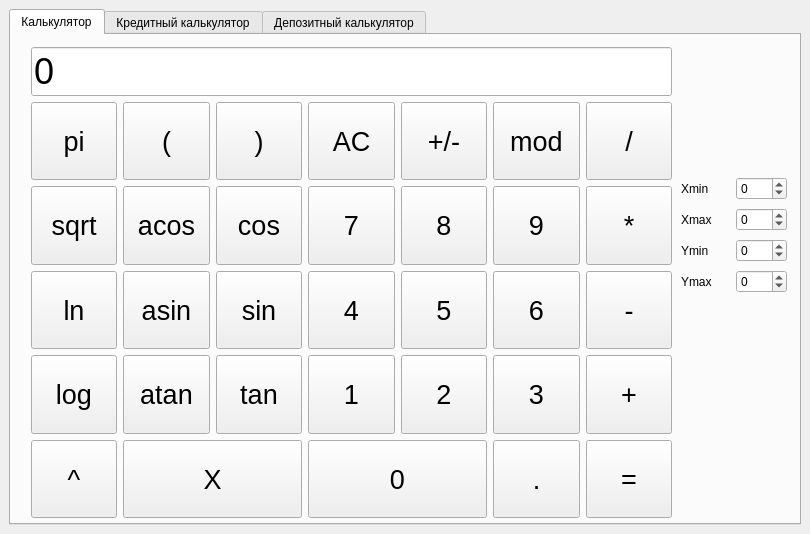
<?xml version="1.0" encoding="UTF-8"?>
<ui version="4.0">
 <class>Calculator</class>
 <widget class="QMainWindow" name="Calculator">
  <property name="geometry">
   <rect>
    <x>0</x>
    <y>0</y>
    <width>810</width>
    <height>534</height>
   </rect>
  </property>
  <property name="sizePolicy">
   <sizepolicy hsizetype="Maximum" vsizetype="Maximum">
    <horstretch>0</horstretch>
    <verstretch>0</verstretch>
   </sizepolicy>
  </property>
  <property name="windowTitle">
   <string>Calculator</string>
  </property>
  <widget class="QWidget" name="centralwidget">
   <layout class="QVBoxLayout" name="verticalLayout_8">
    <item>
     <widget class="QTabWidget" name="tabWidget">
      <property name="currentIndex">
       <number>0</number>
      </property>
      <widget class="QWidget" name="tab">
       <attribute name="title">
        <string>Калькулятор</string>
       </attribute>
       <widget class="QWidget" name="">
        <property name="geometry">
         <rect>
          <x>20</x>
          <y>12</y>
          <width>641</width>
          <height>471</height>
         </rect>
        </property>
        <layout class="QVBoxLayout" name="verticalLayout_7">
         <item>
          <widget class="QLineEdit" name="text_expression">
           <property name="font">
            <font>
             <pointsize>27</pointsize>
            </font>
           </property>
           <property name="styleSheet">
            <string notr="true">text-align:right;</string>
           </property>
           <property name="text">
            <string>0</string>
           </property>
          </widget>
         </item>
         <item>
          <layout class="QGridLayout" name="gridLayout_2">
           <item row="0" column="0">
            <widget class="QPushButton" name="btnPi">
             <property name="sizePolicy">
              <sizepolicy hsizetype="Minimum" vsizetype="Minimum">
               <horstretch>0</horstretch>
               <verstretch>0</verstretch>
              </sizepolicy>
             </property>
             <property name="font">
              <font>
               <pointsize>20</pointsize>
              </font>
             </property>
             <property name="styleSheet">
              <string notr="true"/>
             </property>
             <property name="text">
              <string>pi</string>
             </property>
            </widget>
           </item>
           <item row="0" column="1">
            <widget class="QPushButton" name="btnLeftParenthesis">
             <property name="sizePolicy">
              <sizepolicy hsizetype="Minimum" vsizetype="Minimum">
               <horstretch>0</horstretch>
               <verstretch>0</verstretch>
              </sizepolicy>
             </property>
             <property name="font">
              <font>
               <pointsize>20</pointsize>
              </font>
             </property>
             <property name="styleSheet">
              <string notr="true"/>
             </property>
             <property name="text">
              <string>(</string>
             </property>
            </widget>
           </item>
           <item row="0" column="2">
            <widget class="QPushButton" name="btnRightParenthesis">
             <property name="sizePolicy">
              <sizepolicy hsizetype="Minimum" vsizetype="Minimum">
               <horstretch>0</horstretch>
               <verstretch>0</verstretch>
              </sizepolicy>
             </property>
             <property name="font">
              <font>
               <pointsize>20</pointsize>
              </font>
             </property>
             <property name="styleSheet">
              <string notr="true"/>
             </property>
             <property name="text">
              <string>)</string>
             </property>
            </widget>
           </item>
           <item row="0" column="3">
            <widget class="QPushButton" name="btnDelete">
             <property name="sizePolicy">
              <sizepolicy hsizetype="Minimum" vsizetype="Minimum">
               <horstretch>0</horstretch>
               <verstretch>0</verstretch>
              </sizepolicy>
             </property>
             <property name="font">
              <font>
               <pointsize>20</pointsize>
              </font>
             </property>
             <property name="styleSheet">
              <string notr="true"/>
             </property>
             <property name="text">
              <string>AC</string>
             </property>
            </widget>
           </item>
           <item row="0" column="4">
            <widget class="QPushButton" name="btnSign">
             <property name="sizePolicy">
              <sizepolicy hsizetype="Minimum" vsizetype="Minimum">
               <horstretch>0</horstretch>
               <verstretch>0</verstretch>
              </sizepolicy>
             </property>
             <property name="font">
              <font>
               <pointsize>20</pointsize>
              </font>
             </property>
             <property name="styleSheet">
              <string notr="true"/>
             </property>
             <property name="text">
              <string>+/-</string>
             </property>
            </widget>
           </item>
           <item row="0" column="5">
            <widget class="QPushButton" name="btnMod">
             <property name="sizePolicy">
              <sizepolicy hsizetype="Minimum" vsizetype="Minimum">
               <horstretch>0</horstretch>
               <verstretch>0</verstretch>
              </sizepolicy>
             </property>
             <property name="font">
              <font>
               <pointsize>20</pointsize>
              </font>
             </property>
             <property name="styleSheet">
              <string notr="true"/>
             </property>
             <property name="text">
              <string>mod</string>
             </property>
            </widget>
           </item>
           <item row="0" column="6">
            <widget class="QPushButton" name="btnDiv">
             <property name="sizePolicy">
              <sizepolicy hsizetype="Minimum" vsizetype="Minimum">
               <horstretch>0</horstretch>
               <verstretch>0</verstretch>
              </sizepolicy>
             </property>
             <property name="font">
              <font>
               <pointsize>20</pointsize>
              </font>
             </property>
             <property name="styleSheet">
              <string notr="true"/>
             </property>
             <property name="text">
              <string>/</string>
             </property>
            </widget>
           </item>
           <item row="1" column="0">
            <widget class="QPushButton" name="btnSqrt">
             <property name="sizePolicy">
              <sizepolicy hsizetype="Minimum" vsizetype="Minimum">
               <horstretch>0</horstretch>
               <verstretch>0</verstretch>
              </sizepolicy>
             </property>
             <property name="font">
              <font>
               <pointsize>20</pointsize>
              </font>
             </property>
             <property name="styleSheet">
              <string notr="true"/>
             </property>
             <property name="text">
              <string>sqrt</string>
             </property>
            </widget>
           </item>
           <item row="1" column="1">
            <widget class="QPushButton" name="btnAcos">
             <property name="sizePolicy">
              <sizepolicy hsizetype="Minimum" vsizetype="Minimum">
               <horstretch>0</horstretch>
               <verstretch>0</verstretch>
              </sizepolicy>
             </property>
             <property name="font">
              <font>
               <pointsize>20</pointsize>
              </font>
             </property>
             <property name="styleSheet">
              <string notr="true"/>
             </property>
             <property name="text">
              <string>acos</string>
             </property>
            </widget>
           </item>
           <item row="1" column="2">
            <widget class="QPushButton" name="btnCos">
             <property name="sizePolicy">
              <sizepolicy hsizetype="Minimum" vsizetype="Minimum">
               <horstretch>0</horstretch>
               <verstretch>0</verstretch>
              </sizepolicy>
             </property>
             <property name="font">
              <font>
               <pointsize>20</pointsize>
              </font>
             </property>
             <property name="styleSheet">
              <string notr="true"/>
             </property>
             <property name="text">
              <string>cos</string>
             </property>
            </widget>
           </item>
           <item row="1" column="3">
            <widget class="QPushButton" name="btn7">
             <property name="sizePolicy">
              <sizepolicy hsizetype="Minimum" vsizetype="Minimum">
               <horstretch>0</horstretch>
               <verstretch>0</verstretch>
              </sizepolicy>
             </property>
             <property name="font">
              <font>
               <pointsize>20</pointsize>
              </font>
             </property>
             <property name="styleSheet">
              <string notr="true"/>
             </property>
             <property name="text">
              <string>7</string>
             </property>
            </widget>
           </item>
           <item row="1" column="4">
            <widget class="QPushButton" name="btn8">
             <property name="sizePolicy">
              <sizepolicy hsizetype="Minimum" vsizetype="Minimum">
               <horstretch>0</horstretch>
               <verstretch>0</verstretch>
              </sizepolicy>
             </property>
             <property name="font">
              <font>
               <pointsize>20</pointsize>
              </font>
             </property>
             <property name="styleSheet">
              <string notr="true"/>
             </property>
             <property name="text">
              <string>8</string>
             </property>
            </widget>
           </item>
           <item row="1" column="5">
            <widget class="QPushButton" name="btn9">
             <property name="sizePolicy">
              <sizepolicy hsizetype="Minimum" vsizetype="Minimum">
               <horstretch>0</horstretch>
               <verstretch>0</verstretch>
              </sizepolicy>
             </property>
             <property name="font">
              <font>
               <pointsize>20</pointsize>
              </font>
             </property>
             <property name="styleSheet">
              <string notr="true"/>
             </property>
             <property name="text">
              <string>9</string>
             </property>
            </widget>
           </item>
           <item row="1" column="6">
            <widget class="QPushButton" name="btnMul">
             <property name="sizePolicy">
              <sizepolicy hsizetype="Minimum" vsizetype="Minimum">
               <horstretch>0</horstretch>
               <verstretch>0</verstretch>
              </sizepolicy>
             </property>
             <property name="font">
              <font>
               <pointsize>20</pointsize>
              </font>
             </property>
             <property name="styleSheet">
              <string notr="true"/>
             </property>
             <property name="text">
              <string>*</string>
             </property>
            </widget>
           </item>
           <item row="2" column="0">
            <widget class="QPushButton" name="btnLn">
             <property name="sizePolicy">
              <sizepolicy hsizetype="Minimum" vsizetype="Minimum">
               <horstretch>0</horstretch>
               <verstretch>0</verstretch>
              </sizepolicy>
             </property>
             <property name="font">
              <font>
               <pointsize>20</pointsize>
              </font>
             </property>
             <property name="styleSheet">
              <string notr="true"/>
             </property>
             <property name="text">
              <string>ln</string>
             </property>
            </widget>
           </item>
           <item row="2" column="1">
            <widget class="QPushButton" name="btnAsin">
             <property name="sizePolicy">
              <sizepolicy hsizetype="Minimum" vsizetype="Minimum">
               <horstretch>0</horstretch>
               <verstretch>0</verstretch>
              </sizepolicy>
             </property>
             <property name="font">
              <font>
               <pointsize>20</pointsize>
              </font>
             </property>
             <property name="styleSheet">
              <string notr="true"/>
             </property>
             <property name="text">
              <string>asin</string>
             </property>
            </widget>
           </item>
           <item row="2" column="2">
            <widget class="QPushButton" name="btnSin">
             <property name="sizePolicy">
              <sizepolicy hsizetype="Minimum" vsizetype="Minimum">
               <horstretch>0</horstretch>
               <verstretch>0</verstretch>
              </sizepolicy>
             </property>
             <property name="font">
              <font>
               <pointsize>20</pointsize>
              </font>
             </property>
             <property name="styleSheet">
              <string notr="true"/>
             </property>
             <property name="text">
              <string>sin</string>
             </property>
            </widget>
           </item>
           <item row="2" column="3">
            <widget class="QPushButton" name="btn4">
             <property name="sizePolicy">
              <sizepolicy hsizetype="Minimum" vsizetype="Minimum">
               <horstretch>0</horstretch>
               <verstretch>0</verstretch>
              </sizepolicy>
             </property>
             <property name="font">
              <font>
               <pointsize>20</pointsize>
              </font>
             </property>
             <property name="styleSheet">
              <string notr="true"/>
             </property>
             <property name="text">
              <string>4</string>
             </property>
            </widget>
           </item>
           <item row="2" column="4">
            <widget class="QPushButton" name="btn5">
             <property name="sizePolicy">
              <sizepolicy hsizetype="Minimum" vsizetype="Minimum">
               <horstretch>0</horstretch>
               <verstretch>0</verstretch>
              </sizepolicy>
             </property>
             <property name="font">
              <font>
               <pointsize>20</pointsize>
              </font>
             </property>
             <property name="styleSheet">
              <string notr="true"/>
             </property>
             <property name="text">
              <string>5</string>
             </property>
            </widget>
           </item>
           <item row="2" column="5">
            <widget class="QPushButton" name="btn6">
             <property name="sizePolicy">
              <sizepolicy hsizetype="Minimum" vsizetype="Minimum">
               <horstretch>0</horstretch>
               <verstretch>0</verstretch>
              </sizepolicy>
             </property>
             <property name="font">
              <font>
               <pointsize>20</pointsize>
              </font>
             </property>
             <property name="styleSheet">
              <string notr="true"/>
             </property>
             <property name="text">
              <string>6</string>
             </property>
            </widget>
           </item>
           <item row="2" column="6">
            <widget class="QPushButton" name="btnMinus">
             <property name="sizePolicy">
              <sizepolicy hsizetype="Minimum" vsizetype="Minimum">
               <horstretch>0</horstretch>
               <verstretch>0</verstretch>
              </sizepolicy>
             </property>
             <property name="font">
              <font>
               <pointsize>20</pointsize>
              </font>
             </property>
             <property name="styleSheet">
              <string notr="true"/>
             </property>
             <property name="text">
              <string>-</string>
             </property>
            </widget>
           </item>
           <item row="3" column="0">
            <widget class="QPushButton" name="btnLog">
             <property name="sizePolicy">
              <sizepolicy hsizetype="Minimum" vsizetype="Minimum">
               <horstretch>0</horstretch>
               <verstretch>0</verstretch>
              </sizepolicy>
             </property>
             <property name="font">
              <font>
               <pointsize>20</pointsize>
              </font>
             </property>
             <property name="styleSheet">
              <string notr="true"/>
             </property>
             <property name="text">
              <string>log</string>
             </property>
            </widget>
           </item>
           <item row="3" column="1">
            <widget class="QPushButton" name="btnAtan">
             <property name="sizePolicy">
              <sizepolicy hsizetype="Minimum" vsizetype="Minimum">
               <horstretch>0</horstretch>
               <verstretch>0</verstretch>
              </sizepolicy>
             </property>
             <property name="font">
              <font>
               <pointsize>20</pointsize>
              </font>
             </property>
             <property name="styleSheet">
              <string notr="true"/>
             </property>
             <property name="text">
              <string>atan</string>
             </property>
            </widget>
           </item>
           <item row="3" column="2">
            <widget class="QPushButton" name="btnTan">
             <property name="sizePolicy">
              <sizepolicy hsizetype="Minimum" vsizetype="Minimum">
               <horstretch>0</horstretch>
               <verstretch>0</verstretch>
              </sizepolicy>
             </property>
             <property name="font">
              <font>
               <pointsize>20</pointsize>
              </font>
             </property>
             <property name="styleSheet">
              <string notr="true"/>
             </property>
             <property name="text">
              <string>tan</string>
             </property>
            </widget>
           </item>
           <item row="3" column="3">
            <widget class="QPushButton" name="btn1">
             <property name="sizePolicy">
              <sizepolicy hsizetype="Minimum" vsizetype="Minimum">
               <horstretch>0</horstretch>
               <verstretch>0</verstretch>
              </sizepolicy>
             </property>
             <property name="font">
              <font>
               <pointsize>20</pointsize>
              </font>
             </property>
             <property name="styleSheet">
              <string notr="true"/>
             </property>
             <property name="text">
              <string>1</string>
             </property>
            </widget>
           </item>
           <item row="3" column="4">
            <widget class="QPushButton" name="btn2">
             <property name="sizePolicy">
              <sizepolicy hsizetype="Minimum" vsizetype="Minimum">
               <horstretch>0</horstretch>
               <verstretch>0</verstretch>
              </sizepolicy>
             </property>
             <property name="font">
              <font>
               <pointsize>20</pointsize>
              </font>
             </property>
             <property name="styleSheet">
              <string notr="true"/>
             </property>
             <property name="text">
              <string>2</string>
             </property>
            </widget>
           </item>
           <item row="3" column="5">
            <widget class="QPushButton" name="btn3">
             <property name="sizePolicy">
              <sizepolicy hsizetype="Minimum" vsizetype="Minimum">
               <horstretch>0</horstretch>
               <verstretch>0</verstretch>
              </sizepolicy>
             </property>
             <property name="font">
              <font>
               <pointsize>20</pointsize>
              </font>
             </property>
             <property name="styleSheet">
              <string notr="true"/>
             </property>
             <property name="text">
              <string>3</string>
             </property>
            </widget>
           </item>
           <item row="3" column="6">
            <widget class="QPushButton" name="btnPlus">
             <property name="sizePolicy">
              <sizepolicy hsizetype="Minimum" vsizetype="Minimum">
               <horstretch>0</horstretch>
               <verstretch>0</verstretch>
              </sizepolicy>
             </property>
             <property name="font">
              <font>
               <pointsize>20</pointsize>
              </font>
             </property>
             <property name="styleSheet">
              <string notr="true"/>
             </property>
             <property name="text">
              <string>+</string>
             </property>
            </widget>
           </item>
           <item row="4" column="0">
            <widget class="QPushButton" name="btnPow">
             <property name="sizePolicy">
              <sizepolicy hsizetype="Minimum" vsizetype="Minimum">
               <horstretch>0</horstretch>
               <verstretch>0</verstretch>
              </sizepolicy>
             </property>
             <property name="font">
              <font>
               <pointsize>20</pointsize>
              </font>
             </property>
             <property name="styleSheet">
              <string notr="true"/>
             </property>
             <property name="text">
              <string>^</string>
             </property>
            </widget>
           </item>
           <item row="4" column="1" colspan="2">
            <widget class="QPushButton" name="btnX">
             <property name="sizePolicy">
              <sizepolicy hsizetype="Minimum" vsizetype="Minimum">
               <horstretch>0</horstretch>
               <verstretch>0</verstretch>
              </sizepolicy>
             </property>
             <property name="font">
              <font>
               <pointsize>20</pointsize>
              </font>
             </property>
             <property name="styleSheet">
              <string notr="true"/>
             </property>
             <property name="text">
              <string>X</string>
             </property>
            </widget>
           </item>
           <item row="4" column="3" colspan="2">
            <widget class="QPushButton" name="btn0">
             <property name="sizePolicy">
              <sizepolicy hsizetype="Minimum" vsizetype="Minimum">
               <horstretch>0</horstretch>
               <verstretch>0</verstretch>
              </sizepolicy>
             </property>
             <property name="font">
              <font>
               <pointsize>20</pointsize>
              </font>
             </property>
             <property name="styleSheet">
              <string notr="true"/>
             </property>
             <property name="text">
              <string>0</string>
             </property>
            </widget>
           </item>
           <item row="4" column="5">
            <widget class="QPushButton" name="btnPoint">
             <property name="sizePolicy">
              <sizepolicy hsizetype="Minimum" vsizetype="Minimum">
               <horstretch>0</horstretch>
               <verstretch>0</verstretch>
              </sizepolicy>
             </property>
             <property name="font">
              <font>
               <pointsize>20</pointsize>
              </font>
             </property>
             <property name="styleSheet">
              <string notr="true"/>
             </property>
             <property name="text">
              <string>.</string>
             </property>
            </widget>
           </item>
           <item row="4" column="6">
            <widget class="QPushButton" name="btnResult">
             <property name="sizePolicy">
              <sizepolicy hsizetype="Minimum" vsizetype="Minimum">
               <horstretch>0</horstretch>
               <verstretch>0</verstretch>
              </sizepolicy>
             </property>
             <property name="font">
              <font>
               <pointsize>20</pointsize>
              </font>
             </property>
             <property name="styleSheet">
              <string notr="true"/>
             </property>
             <property name="text">
              <string>=</string>
             </property>
            </widget>
           </item>
          </layout>
         </item>
        </layout>
       </widget>
       <widget class="QWidget" name="">
        <property name="geometry">
         <rect>
          <x>670</x>
          <y>140</y>
          <width>106</width>
          <height>124</height>
         </rect>
        </property>
        <layout class="QVBoxLayout" name="verticalLayout_9">
         <item>
          <layout class="QHBoxLayout" name="horizontalLayout_10">
           <item>
            <widget class="QLabel" name="label_16">
             <property name="text">
              <string>Xmin</string>
             </property>
            </widget>
           </item>
           <item>
            <widget class="QSpinBox" name="spnBx_Xmin">
             <property name="minimum">
              <number>-200</number>
             </property>
            </widget>
           </item>
          </layout>
         </item>
         <item>
          <layout class="QHBoxLayout" name="horizontalLayout_14">
           <item>
            <widget class="QLabel" name="label_18">
             <property name="text">
              <string>Xmax</string>
             </property>
            </widget>
           </item>
           <item>
            <widget class="QSpinBox" name="spnBx_Xmax">
             <property name="minimum">
              <number>-200</number>
             </property>
            </widget>
           </item>
          </layout>
         </item>
         <item>
          <layout class="QHBoxLayout" name="horizontalLayout_13">
           <item>
            <widget class="QLabel" name="label_17">
             <property name="text">
              <string>Ymin</string>
             </property>
            </widget>
           </item>
           <item>
            <widget class="QSpinBox" name="spnBx_Ymin">
             <property name="minimum">
              <number>-200</number>
             </property>
            </widget>
           </item>
          </layout>
         </item>
         <item>
          <layout class="QHBoxLayout" name="horizontalLayout_15">
           <item>
            <widget class="QLabel" name="label_19">
             <property name="text">
              <string>Ymax</string>
             </property>
            </widget>
           </item>
           <item>
            <widget class="QSpinBox" name="spnBx_Ymax">
             <property name="minimum">
              <number>-200</number>
             </property>
            </widget>
           </item>
          </layout>
         </item>
        </layout>
       </widget>
      </widget>
      <widget class="QWidget" name="tab_2">
       <attribute name="title">
        <string>Кредитный калькулятор</string>
       </attribute>
       <layout class="QHBoxLayout" name="horizontalLayout_2">
        <item>
         <layout class="QVBoxLayout" name="verticalLayout_2">
          <item>
           <layout class="QVBoxLayout" name="verticalLayout">
            <item>
             <layout class="QFormLayout" name="formLayout">
              <item row="0" column="0">
               <widget class="QLabel" name="label">
                <property name="text">
                 <string>Общая сумма кредита</string>
                </property>
               </widget>
              </item>
              <item row="0" column="1">
               <widget class="QLineEdit" name="lnEdit_sum"/>
              </item>
              <item row="1" column="0">
               <widget class="QLabel" name="label_2">
                <property name="text">
                 <string>Срок (месяцев)</string>
                </property>
               </widget>
              </item>
              <item row="2" column="0">
               <widget class="QLabel" name="label_3">
                <property name="text">
                 <string>Процентная ставка</string>
                </property>
               </widget>
              </item>
              <item row="2" column="1">
               <widget class="QDoubleSpinBox" name="dblSpnBx_percent">
                <property name="suffix">
                 <string>%</string>
                </property>
                <property name="maximum">
                 <double>100.000000000000000</double>
                </property>
                <property name="singleStep">
                 <double>0.500000000000000</double>
                </property>
                <property name="value">
                 <double>7.000000000000000</double>
                </property>
               </widget>
              </item>
              <item row="1" column="1">
               <widget class="QSpinBox" name="spnBx_date">
                <property name="suffix">
                 <string> mouth</string>
                </property>
                <property name="minimum">
                 <number>1</number>
                </property>
                <property name="maximum">
                 <number>240</number>
                </property>
                <property name="value">
                 <number>12</number>
                </property>
               </widget>
              </item>
             </layout>
            </item>
            <item>
             <layout class="QHBoxLayout" name="horizontalLayout">
              <item>
               <widget class="QRadioButton" name="rdBtn_annuit">
                <property name="text">
                 <string>Аннуитетный</string>
                </property>
               </widget>
              </item>
              <item>
               <widget class="QRadioButton" name="rdBtn_diff">
                <property name="text">
                 <string>Дифференцированный</string>
                </property>
               </widget>
              </item>
             </layout>
            </item>
           </layout>
          </item>
          <item>
           <spacer name="verticalSpacer">
            <property name="orientation">
             <enum>Qt::Vertical</enum>
            </property>
            <property name="sizeType">
             <enum>QSizePolicy::Preferred</enum>
            </property>
            <property name="sizeHint" stdset="0">
             <size>
              <width>20</width>
              <height>60</height>
             </size>
            </property>
           </spacer>
          </item>
          <item>
           <layout class="QFormLayout" name="formLayout_2">
            <item row="0" column="0">
             <widget class="QLabel" name="label_4">
              <property name="text">
               <string>Ежемесячный платеж</string>
              </property>
             </widget>
            </item>
            <item row="0" column="1">
             <widget class="QLineEdit" name="lnEdit_Payment">
              <property name="enabled">
               <bool>true</bool>
              </property>
              <property name="text">
               <string/>
              </property>
              <property name="readOnly">
               <bool>true</bool>
              </property>
             </widget>
            </item>
            <item row="1" column="0">
             <widget class="QLabel" name="label_5">
              <property name="text">
               <string>Переплата по кредиту</string>
              </property>
             </widget>
            </item>
            <item row="1" column="1">
             <widget class="QLineEdit" name="lnEdit_Overpayment">
              <property name="readOnly">
               <bool>true</bool>
              </property>
             </widget>
            </item>
            <item row="2" column="0">
             <widget class="QLabel" name="label_6">
              <property name="text">
               <string>Общая выплата</string>
              </property>
             </widget>
            </item>
            <item row="2" column="1">
             <widget class="QLineEdit" name="lnEdit_Fullpayment">
              <property name="readOnly">
               <bool>true</bool>
              </property>
             </widget>
            </item>
           </layout>
          </item>
         </layout>
        </item>
        <item>
         <widget class="QTextEdit" name="textEdit">
          <property name="readOnly">
           <bool>true</bool>
          </property>
         </widget>
        </item>
       </layout>
      </widget>
      <widget class="QWidget" name="tab_3">
       <attribute name="title">
        <string>Депозитный калькулятор</string>
       </attribute>
       <layout class="QGridLayout" name="gridLayout">
        <item row="0" column="0">
         <layout class="QHBoxLayout" name="horizontalLayout_6">
          <item>
           <layout class="QHBoxLayout" name="horizontalLayout_5">
            <item>
             <widget class="QLabel" name="label_7">
              <property name="text">
               <string>Сумма вклада</string>
              </property>
             </widget>
            </item>
            <item>
             <widget class="QLineEdit" name="lnEdit_dep_sum">
              <property name="inputMask">
               <string/>
              </property>
              <property name="text">
               <string>1000000</string>
              </property>
             </widget>
            </item>
           </layout>
          </item>
          <item>
           <layout class="QHBoxLayout" name="horizontalLayout_4">
            <item>
             <widget class="QLabel" name="label_8">
              <property name="text">
               <string>Срок</string>
              </property>
             </widget>
            </item>
            <item>
             <widget class="QSpinBox" name="spnBx_dep_date">
              <property name="suffix">
               <string> mouth</string>
              </property>
              <property name="minimum">
               <number>1</number>
              </property>
              <property name="maximum">
               <number>240</number>
              </property>
              <property name="value">
               <number>12</number>
              </property>
             </widget>
            </item>
           </layout>
          </item>
          <item>
           <layout class="QHBoxLayout" name="horizontalLayout_3">
            <item>
             <widget class="QLabel" name="label_9">
              <property name="text">
               <string>Процентная ставка</string>
              </property>
             </widget>
            </item>
            <item>
             <widget class="QDoubleSpinBox" name="dblspnBx_dep_percent">
              <property name="prefix">
               <string/>
              </property>
              <property name="suffix">
               <string>%</string>
              </property>
              <property name="singleStep">
               <double>0.500000000000000</double>
              </property>
              <property name="value">
               <double>7.000000000000000</double>
              </property>
             </widget>
            </item>
           </layout>
          </item>
         </layout>
        </item>
        <item row="2" column="0">
         <layout class="QFormLayout" name="formLayout_3">
          <item row="0" column="0">
           <layout class="QVBoxLayout" name="verticalLayout_6">
            <item>
             <layout class="QVBoxLayout" name="verticalLayout_3">
              <item>
               <widget class="QLabel" name="label_11">
                <property name="text">
                 <string>Периодичность выплат</string>
                </property>
               </widget>
              </item>
              <item>
               <widget class="QComboBox" name="cmbBx_payment">
                <item>
                 <property name="text">
                  <string>Каждый день</string>
                 </property>
                </item>
                <item>
                 <property name="text">
                  <string>Каждую неделю</string>
                 </property>
                </item>
                <item>
                 <property name="text">
                  <string>Раз в месяц</string>
                 </property>
                </item>
                <item>
                 <property name="text">
                  <string>Раз в квартал</string>
                 </property>
                </item>
                <item>
                 <property name="text">
                  <string>Раз в полгода</string>
                 </property>
                </item>
                <item>
                 <property name="text">
                  <string>Раз в год</string>
                 </property>
                </item>
                <item>
                 <property name="text">
                  <string>В конце срока</string>
                 </property>
                </item>
               </widget>
              </item>
              <item>
               <widget class="QCheckBox" name="chckBx_capitaliz">
                <property name="cursor">
                 <cursorShape>PointingHandCursor</cursorShape>
                </property>
                <property name="text">
                 <string>Капитализация</string>
                </property>
                <property name="tristate">
                 <bool>false</bool>
                </property>
               </widget>
              </item>
             </layout>
            </item>
            <item>
             <widget class="QLabel" name="lbl_text1">
              <property name="text">
               <string>Доход после налогов:</string>
              </property>
             </widget>
            </item>
            <item>
             <widget class="QLabel" name="dep_tax">
              <property name="text">
               <string>0</string>
              </property>
             </widget>
            </item>
            <item>
             <spacer name="verticalSpacer_2">
              <property name="orientation">
               <enum>Qt::Vertical</enum>
              </property>
              <property name="sizeHint" stdset="0">
               <size>
                <width>20</width>
                <height>40</height>
               </size>
              </property>
             </spacer>
            </item>
            <item>
             <layout class="QVBoxLayout" name="verticalLayout_5">
              <item>
               <widget class="Line" name="line">
                <property name="orientation">
                 <enum>Qt::Horizontal</enum>
                </property>
               </widget>
              </item>
              <item>
               <widget class="QLabel" name="label_12">
                <property name="text">
                 <string>Частичное:</string>
                </property>
               </widget>
              </item>
              <item>
               <layout class="QVBoxLayout" name="verticalLayout_4">
                <item>
                 <widget class="QRadioButton" name="rdBtn_dep_add_plus">
                  <property name="text">
                   <string>Пополнение</string>
                  </property>
                 </widget>
                </item>
                <item>
                 <widget class="QRadioButton" name="rdBtn_dep_add_minus">
                  <property name="text">
                   <string>Снятие</string>
                  </property>
                 </widget>
                </item>
               </layout>
              </item>
              <item>
               <layout class="QHBoxLayout" name="horizontalLayout_8">
                <item>
                 <widget class="QLabel" name="label_13">
                  <property name="text">
                   <string>Сумма</string>
                  </property>
                 </widget>
                </item>
                <item>
                 <widget class="QLineEdit" name="lnEdit_dep_add">
                  <property name="text">
                   <string>0</string>
                  </property>
                 </widget>
                </item>
               </layout>
              </item>
              <item>
               <layout class="QHBoxLayout" name="horizontalLayout_9">
                <item>
                 <widget class="QLabel" name="label_14">
                  <property name="text">
                   <string>Дата</string>
                  </property>
                 </widget>
                </item>
                <item>
                 <widget class="QDateEdit" name="dtEdit_dep_add">
                  <property name="dateTime">
                   <datetime>
                    <hour>9</hour>
                    <minute>0</minute>
                    <second>0</second>
                    <year>2000</year>
                    <month>1</month>
                    <day>27</day>
                   </datetime>
                  </property>
                 </widget>
                </item>
               </layout>
              </item>
              <item>
               <widget class="QPushButton" name="btn_dep_add">
                <property name="enabled">
                 <bool>false</bool>
                </property>
                <property name="text">
                 <string>Добавить</string>
                </property>
               </widget>
              </item>
             </layout>
            </item>
           </layout>
          </item>
          <item row="0" column="1">
           <widget class="QTableWidget" name="table_dep">
            <property name="sizePolicy">
             <sizepolicy hsizetype="Minimum" vsizetype="MinimumExpanding">
              <horstretch>0</horstretch>
              <verstretch>0</verstretch>
             </sizepolicy>
            </property>
            <property name="showGrid">
             <bool>true</bool>
            </property>
            <property name="columnCount">
             <number>0</number>
            </property>
           </widget>
          </item>
         </layout>
        </item>
        <item row="1" column="0">
         <layout class="QHBoxLayout" name="horizontalLayout_12">
          <item>
           <layout class="QHBoxLayout" name="horizontalLayout_7">
            <item>
             <widget class="QLabel" name="label_10">
              <property name="text">
               <string>Налоговая ставка</string>
              </property>
             </widget>
            </item>
            <item>
             <widget class="QDoubleSpinBox" name="dblspBx_dep_tax">
              <property name="suffix">
               <string>%</string>
              </property>
              <property name="singleStep">
               <double>0.500000000000000</double>
              </property>
              <property name="value">
               <double>13.000000000000000</double>
              </property>
             </widget>
            </item>
           </layout>
          </item>
          <item>
           <layout class="QHBoxLayout" name="horizontalLayout_11">
            <item>
             <widget class="QLabel" name="label_15">
              <property name="text">
               <string>Дата создания вклада</string>
              </property>
             </widget>
            </item>
            <item>
             <widget class="QDateEdit" name="dtEdit_dep_create">
              <property name="dateTime">
               <datetime>
                <hour>6</hour>
                <minute>0</minute>
                <second>0</second>
                <year>2000</year>
                <month>1</month>
                <day>3</day>
               </datetime>
              </property>
             </widget>
            </item>
            <item>
             <widget class="QPushButton" name="btn_dep_create">
              <property name="text">
               <string>Создать</string>
              </property>
             </widget>
            </item>
           </layout>
          </item>
         </layout>
        </item>
       </layout>
      </widget>
     </widget>
    </item>
   </layout>
  </widget>
 </widget>
 <resources/>
 <connections/>
</ui>
